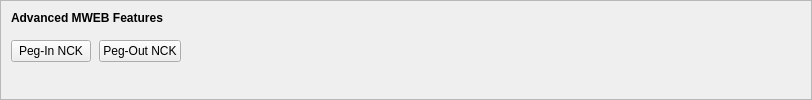
    <widget class="QFrame" name="frameMWEBFeatures">
     <property name="sizePolicy">
      <sizepolicy hsizetype="Expanding" vsizetype="Expanding">
       <horstretch>0</horstretch>
       <verstretch>0</verstretch>
      </sizepolicy>
     </property>
     <property name="maximumSize">
      <size>
       <width>16777215</width>
       <height>16777215</height>
      </size>
     </property>
     <property name="frameShape">
      <enum>QFrame::StyledPanel</enum>
     </property>
     <property name="frameShadow">
      <enum>QFrame::Sunken</enum>
     </property>
     <layout class="QVBoxLayout" name="verticalLayoutMWEBFeatures2">
      <property name="spacing">
       <number>0</number>
      </property>
      <property name="leftMargin">
       <number>0</number>
      </property>
      <property name="topMargin">
       <number>0</number>
      </property>
      <property name="rightMargin">
       <number>0</number>
      </property>
      <property name="bottomMargin">
       <number>6</number>
      </property>
      <item>
       <layout class="QVBoxLayout" name="verticalLayoutMWEBFeatures" stretch="0,0,1">
        <property name="spacing">
         <number>0</number>
        </property>
        <property name="leftMargin">
         <number>10</number>
        </property>
        <property name="topMargin">
         <number>10</number>
        </property>
        <item>
         <layout class="QHBoxLayout" name="horizontalLayoutMWEBFeatures1">
          <property name="bottomMargin">
           <number>15</number>
          </property>
          <item>
           <widget class="QLabel" name="labelMWEBFeatures">
            <property name="sizePolicy">
             <sizepolicy hsizetype="Preferred" vsizetype="Maximum">
              <horstretch>0</horstretch>
              <verstretch>0</verstretch>
             </sizepolicy>
            </property>
            <property name="font">
             <font>
              <weight>75</weight>
              <bold>true</bold>
             </font>
            </property>
            <property name="styleSheet">
             <string notr="true">font-weight:bold;</string>
            </property>
            <property name="text">
             <string>Advanced MWEB Features</string>
            </property>
           </widget>
          </item>
         </layout>
        </item>
        <item>
         <layout class="QHBoxLayout" name="horizontalLayoutMWEBFeatures2" stretch="0,0,0">
          <property name="spacing">
           <number>8</number>
          </property>
          <property name="bottomMargin">
           <number>10</number>
          </property>
          <item>
           <widget class="QPushButton" name="pushButtonMWEBPegIn">
            <property name="styleSheet">
             <string notr="true"/>
            </property>
            <property name="text">
             <string>Peg-In NCK</string>
            </property>
            <property name="checkable">
             <bool>true</bool>
            </property>
            <property name="autoDefault">
             <bool>false</bool>
            </property>
           </widget>
          </item>
          <item>
           <widget class="QPushButton" name="pushButtonMWEBPegOut">
            <property name="styleSheet">
             <string notr="true"/>
            </property>
            <property name="text">
             <string>Peg-Out NCK</string>
            </property>
            <property name="checkable">
             <bool>true</bool>
            </property>
            <property name="autoDefault">
             <bool>false</bool>
            </property>
           </widget>
          </item>
          <item>
           <spacer name="horizontalSpacerMWEBFeatures">
            <property name="orientation">
             <enum>Qt::Horizontal</enum>
            </property>
            <property name="sizeHint" stdset="0">
             <size>
              <width>40</width>
              <height>1</height>
             </size>
            </property>
           </spacer>
          </item>
         </layout>
        </item>
        <item>
         <spacer name="verticalSpacerMWEBFeatures">
          <property name="orientation">
           <enum>Qt::Vertical</enum>
          </property>
          <property name="sizeHint" stdset="0">
           <size>
            <width>800</width>
            <height>1</height>
           </size>
          </property>
         </spacer>
        </item>
       </layout>
      </item>
     </layout>
    </widget>
